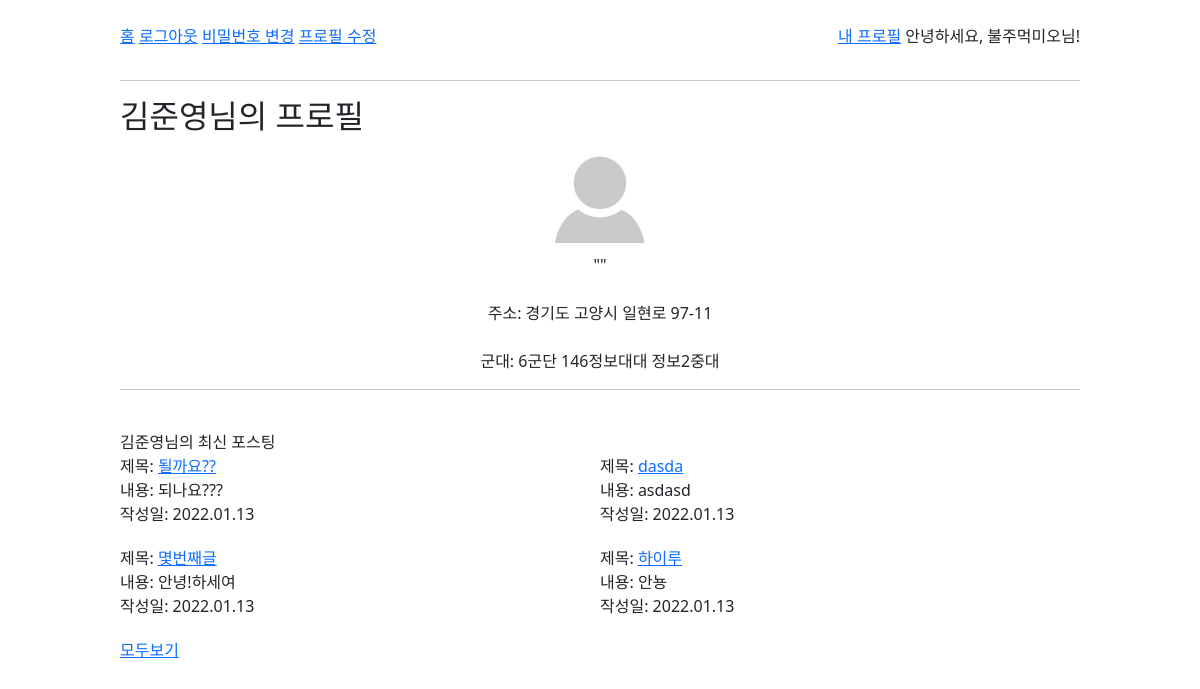
Page /profile/1/ (signed in) on the earlier database version.
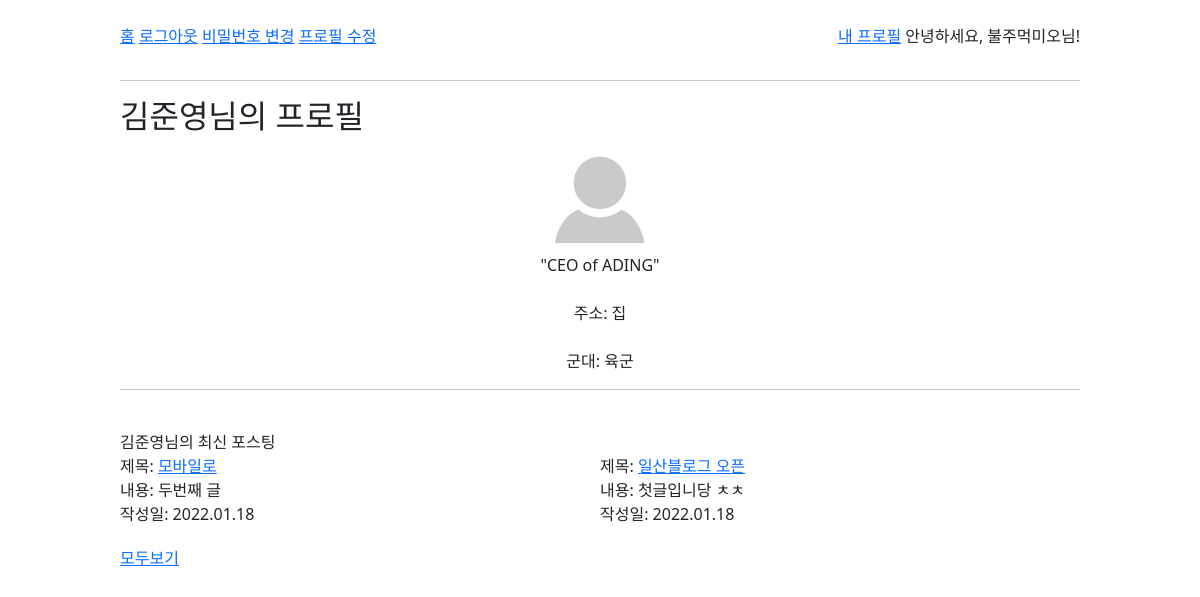
Same page on the later database version.
### blog/models.py (models this page shows, shortened)
class User(AbstractUser):
    nickname = models.CharField(max_length=15, unique=True, null=True)
    name = models.CharField(max_length=10)

class Profile(models.Model):
    user = models.OneToOneField('blog.User', on_delete=models.CASCADE)
    intro = models.CharField(blank=True, max_length=60)
    address = models.CharField(max_length=100)
    army=models.CharField(max_length=50)
    profile_pic = models.ImageField(default='default_profile_pic.jpg', upload_to='profile_pics')

class Post(models.Model):
    title = models.CharField(max_length=50, unique=True, error_messages={'unique':'이미 있는 제목입니다'})
    content = models.TextField(validators=[MinLengthValidator(2, '2글자 이상 적어줘잉'), validate_symbols])
    place = models.CharField(max_length=50)
    MEMBER_CHOICES = [
        (1, "혼자"),
        (2, "둘이"),
        (3, "셋이"),
        (4, "넷"),
        (5, "다섯"),
        (6, "여섯"),
        (7, "일곱"),
        (8, "여덟"),
    ]
    member = models.IntegerField(choices=MEMBER_CHOICES, default=None)
    image1 = models.ImageField(blank=True, upload_to='pics')
    image2 = models.ImageField(blank=True, upload_to='pics')
    image3 = models.ImageField(blank=True, upload_to='pics')
    dt_created = models.DateTimeField(auto_now_add=True, verbose_name="Date Created")
    dt_modified = models.DateTimeField(auto_now=True, verbose_name="Date Modified")
    user = models.ForeignKey('blog.User', on_delete=models.CASCADE)

### blog/views.py (the view)
# urls.py: path('profile/<int:user_id>/', views.user_profile, name='user_profile'),
def user_profile(request, user_id):
    user=User.objects.get(id=request.user.id)
    profile_user = User.objects.get(id=user_id)
    profile_user_posts = profile_user.post_set.all().order_by('-dt_created')[:4]
    context = {'user':user, 'profile_user':profile_user, 'profile_user_posts':profile_user_posts}
    return render(request, 'blog/profile.html', context)

### blog/templates/blog/profile.html
{% extends './navbar.html' %}
{% load static %}
{% block css %}
    <link rel='stylesheet' href="{% static 'blog/css/base.css' %}?after">
    <link rel='stylesheet' href="{% static 'blog/css/post_list.css' %}">
{% endblock css %}
{% block post_container %}
<h2>{{profile_user.name}}님의 프로필</h2>
<div class='profile_box'>
    <div class='profile_main'>
        <img style="width:100px; heigh:100px; margin-bottom:10px;" src="{{ profile_user.profile.profile_pic.url }}">
        <div> "{{profile_user.profile.intro}}" </div>
    </div>
    <div class='profile_content'>
        <br>
        <div> 주소: {{profile_user.profile.address}} </div>
        <br>
        <div> 군대: {{profile_user.profile.army}} </div>
    </div>
</div>
<hr>
{% if profile_user_posts %}
<div style='margin-top:40px;'>{{profile_user.name}}님의 최신 포스팅</div>
<div class='article'>
    {% for post in profile_user_posts %}
    <div class='article_content'>
    <div class='title'> 제목: <a href="{% url 'post-detail' post.id %}">{{ post.title }}</a></div>
    <div class='content'> 내용: {{ post.content }} </div>
    <div class='dt_created'> 작성일: {{ post.dt_created | date:"Y.m.d" }} </div>
    </div>
    {% endfor %}
</div>
<a href="{% url 'user_posts' profile_user.id %}">모두보기</a>
{% else %}
아직 포스팅이 없어요ㅠ
{% endif %}
{% endblock post_container %}

### blog/templates/blog/navbar.html (shortened to what this page needs)
{% extends './base.html' %}
{% load static %}
{% load socialaccount %}
{% block navbar %}
<br>
<navbar>
    <div>
    <a href="{% url 'post-list' %}">홈</a>
    {% if user.is_authenticated %}
    <a href="{% url 'account_logout' %}">로그아웃</a>
    <a href="{% url 'account_change_password' %}">비밀번호 변경</a>
    <a href="{% url 'update_profile' %}">프로필 수정</a>
    {% else %}
    <a href="{% url 'account_login' %}">로그인</a>
    <!-- <a href="{% provider_login_url 'kakao' method='oauth2' %}">카카오 로그인</a>
    <a href="{% provider_login_url 'google' method='oauth2' %}">구글 로그인</a> -->
    <a href="{% url 'account_signup' %}">회원가입</a>
    {% endif %}
    </div>
    <div>
        {% if user.is_authenticated %}
        <p><a href="{% url 'user_profile' user.id %}">내 프로필</a> 안녕하세요, {{user.nickname}}님!</p>
        {% else %}
        <p>
            로그아웃된 상태입니다.
        </p>
        {% endif%}
    </div>
</navbar>
{% endblock navbar %}

Differences in the rows shown:
removed Post: title "될까요??", content "되나요???", dt_created "2022.01.13"
removed Post: title "dasda", content "asdasd", dt_created "2022.01.13"
removed Post: title "몇번째글", content "안녕!하세여", dt_created "2022.01.13"
removed Post: title "하이루", content "안뇽", dt_created "2022.01.13"
changed User "김준영": profile.intro (not shown) → "CEO of ADING"; profile.address "경기도 고양시 일현로 97-11" → "집"; profile.army "6군단 146정보대대 정보2중대" → "육군"
now on this page (row edited): Post: title "모바일로", content "두번째 글", dt_created "2022.01.18"
now on this page (row edited): Post: title "일산블로그 오픈", content "첫글입니당 ㅊㅊ", dt_created "2022.01.18"
